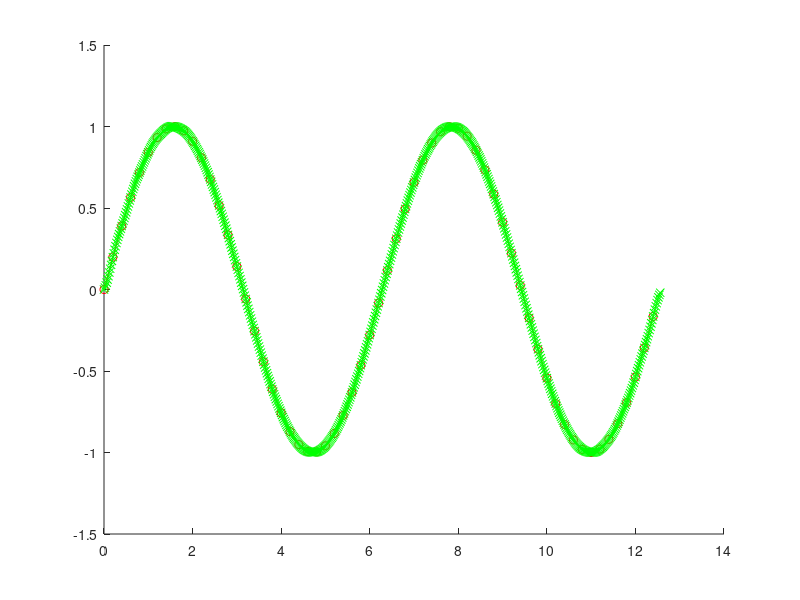

The MATLAB script that drew this image:
clear all;
close all;

t2 = 4*pi;
f1 = 5;
T1 = 1/f1;

x1 = 0: 1/f1: t2;
y1 = sin(x1);

f2 = f1 * 10;
T2 = 1/f2;

x2 = 0: 1/f2 :t2;
y2 = zeros(length(x2), 1);

for i = 1:length(x2)
    y = 0;
    for j = 1:length(x1)
        b = pi / T1 * ((i-1)*T2 - (j-1)*T1);
        sb = 1;
        if b ~= 0
            sb = sin(b) / b;
        end
        y = y + y1(j) * sb;
    end
    y2(i) = y;
end
hold on;
plot(x1, y1, 'r-o');
plot(x2, y2, 'g-x');